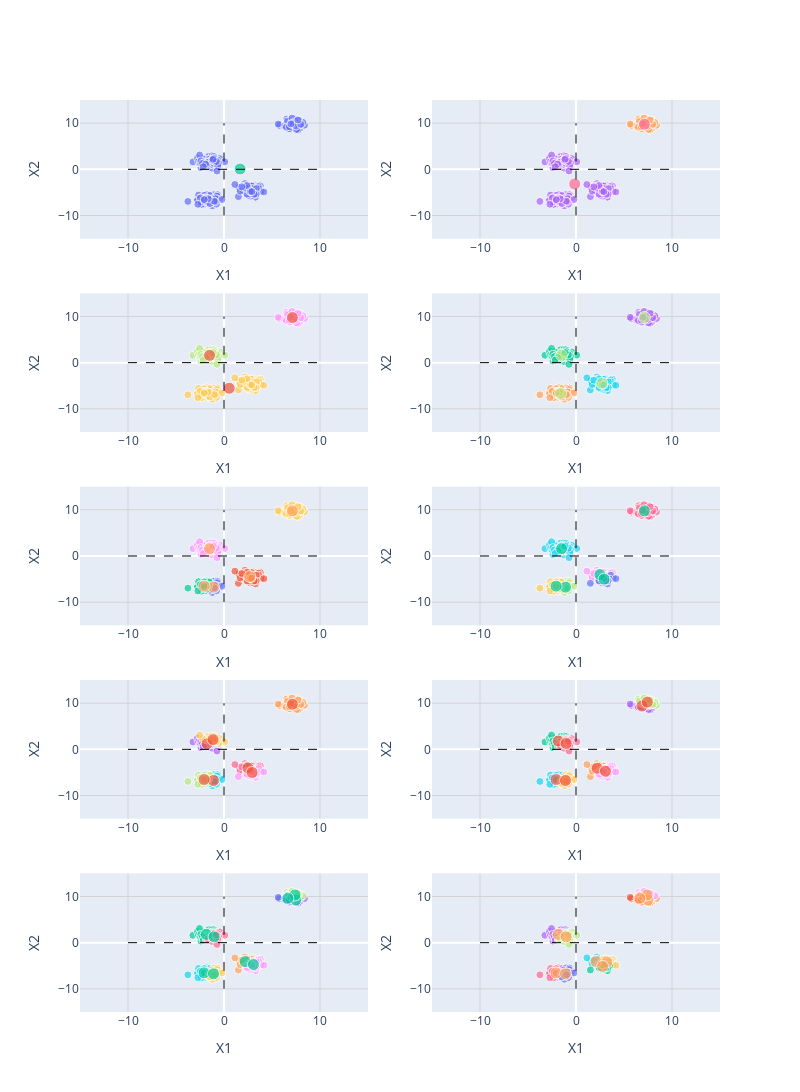

Write notebook code for a chart like this one.
### Markdown cell above
### (b) Running K-means

### Code cell
K = [1, 2, 3, 4, 5, 6, 7, 8, 9, 10]
fig = make_subplots(rows=5, cols=2)

for k in K:
    kmeans = KMeans(n_clusters=k, random_state=1505)
    y_clusters = kmeans.fit_predict(X)
    centers = kmeans.cluster_centers_
    plot_data(fig,X, y_clusters, clusters=k, kmean_centers=centers, row=(K.index(k) // 2) + 1, col=(K.index(k) % 2) + 1)
# Changing the size of the figs
fig.update_layout(height=2000, width=800)

fig.show()
